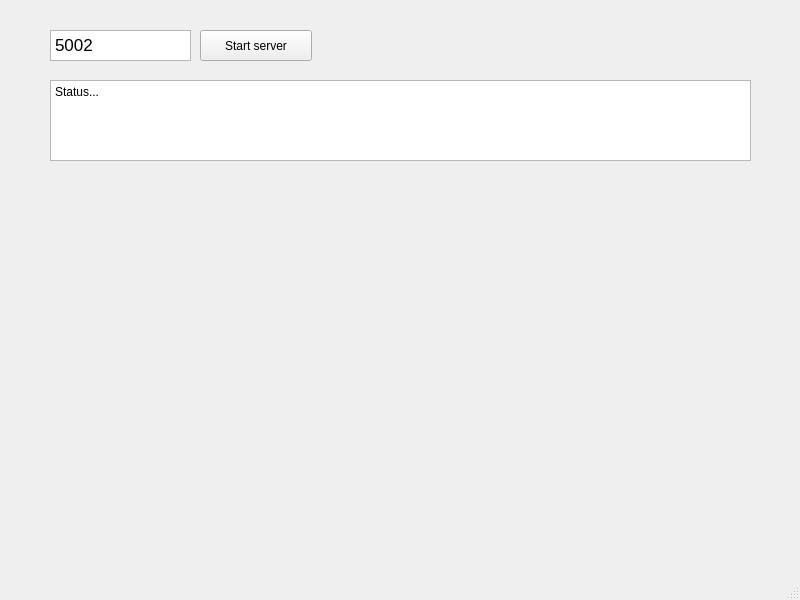
<?xml version="1.0" encoding="UTF-8"?>
<ui version="4.0">
 <class>MainWindow</class>
 <widget class="QMainWindow" name="MainWindow">
  <property name="geometry">
   <rect>
    <x>0</x>
    <y>0</y>
    <width>800</width>
    <height>600</height>
   </rect>
  </property>
  <property name="windowTitle">
   <string>MainWindow</string>
  </property>
  <widget class="QWidget" name="centralwidget">
   <widget class="QTextEdit" name="textEdit_port">
    <property name="geometry">
     <rect>
      <x>50</x>
      <y>30</y>
      <width>141</width>
      <height>31</height>
     </rect>
    </property>
    <property name="html">
     <string>&lt;!DOCTYPE HTML PUBLIC &quot;-//W3C//DTD HTML 4.0//EN&quot; &quot;http://www.w3.org/TR/REC-html40/strict.dtd&quot;&gt;
&lt;html&gt;&lt;head&gt;&lt;meta name=&quot;qrichtext&quot; content=&quot;1&quot; /&gt;&lt;style type=&quot;text/css&quot;&gt;
p, li { white-space: pre-wrap; }
&lt;/style&gt;&lt;/head&gt;&lt;body style=&quot; font-family:'.AppleSystemUIFont'; font-size:13pt; font-weight:400; font-style:normal;&quot;&gt;
&lt;p style=&quot; margin-top:0px; margin-bottom:0px; margin-left:0px; margin-right:0px; -qt-block-indent:0; text-indent:0px;&quot;&gt;&lt;span style=&quot; font-family:'.AppleSystemUIFont';&quot;&gt;5002&lt;/span&gt;&lt;/p&gt;&lt;/body&gt;&lt;/html&gt;</string>
    </property>
   </widget>
   <widget class="QPushButton" name="pushButton_start">
    <property name="geometry">
     <rect>
      <x>200</x>
      <y>30</y>
      <width>112</width>
      <height>31</height>
     </rect>
    </property>
    <property name="text">
     <string>Start server</string>
    </property>
   </widget>
   <widget class="QPlainTextEdit" name="plainTextEdit">
    <property name="geometry">
     <rect>
      <x>50</x>
      <y>80</y>
      <width>701</width>
      <height>81</height>
     </rect>
    </property>
    <property name="plainText">
     <string>Status...</string>
    </property>
   </widget>
  </widget>
  <widget class="QMenuBar" name="menubar">
   <property name="geometry">
    <rect>
     <x>0</x>
     <y>0</y>
     <width>800</width>
     <height>22</height>
    </rect>
   </property>
  </widget>
  <widget class="QStatusBar" name="statusbar"/>
 </widget>
 <resources/>
 <connections/>
</ui>
